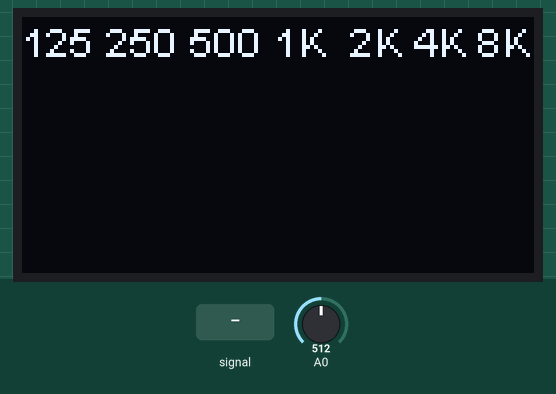
This sketch was run on a simulated ESP8266 (NodeMCU). Shown: 128×64 one-colour display. The test bench sets the inputs (shaded band); at power-on: A0 = 512.

Above: at 1.2 s.
1.3 s: A0 fed a 200 Hz sine of ±255 counts around its level
At 1.58 s:
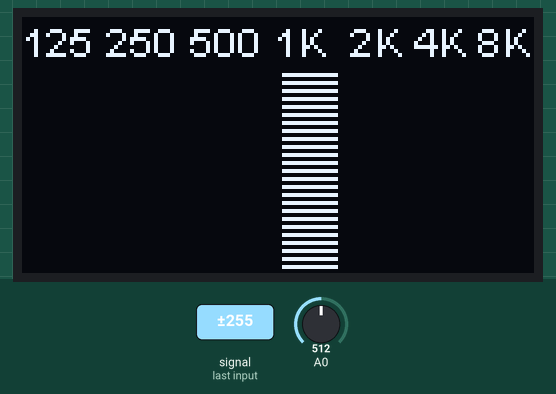
3.1 s: A0 set to 716
At 4.2 s:
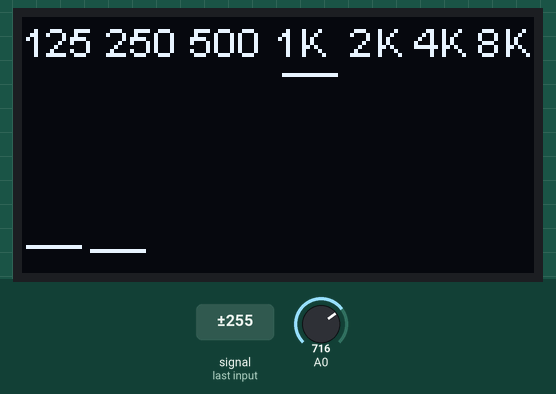
4.8 s: A0 fed a 1000 Hz sine of ±255 counts around its level
At 6.5 s:
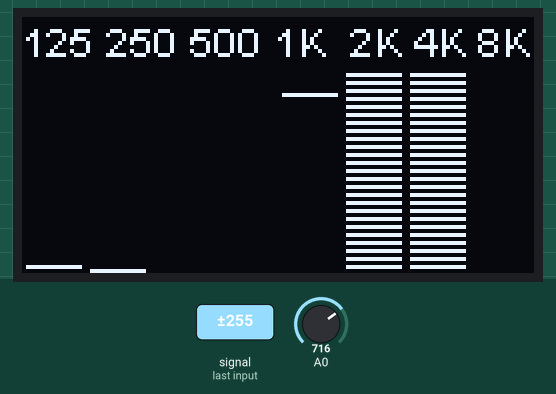
6.7 s: A0 set to 900
At 7.7 s:
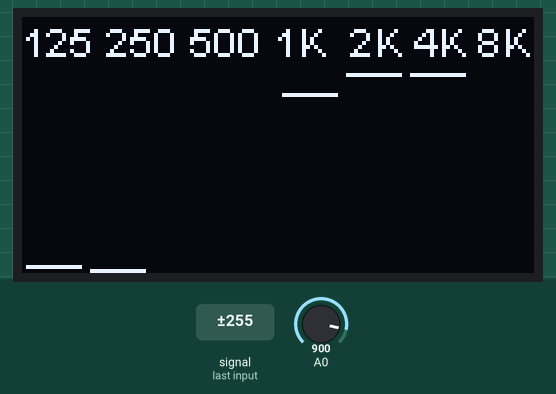
9.7 s: A0 set to 511
At 11.6 s:
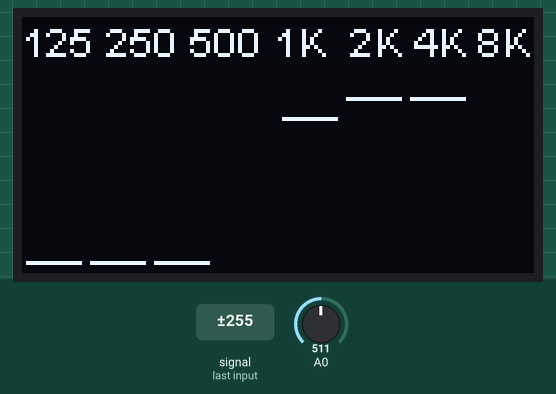
Timing chart, 0 to 12.5 s (numbered marks = the images above; inputs shaded):
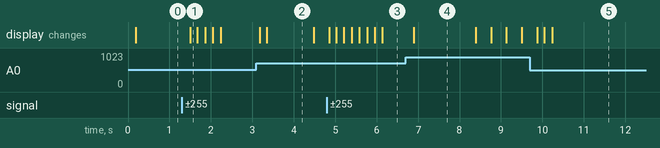

The sketch:

SpectrumAnalyzer_ESP32_3.ino.ino
```cpp
// (licence header left out)
#include <Wire.h>
#include "arduinoFFT.h" // Standard Arduino FFT library https://github.com/kosme/arduinoFFT
arduinoFFT FFT = arduinoFFT();
/////////////////////////////////////////////////////////////////////////
// Comment out the display your NOT using e.g. if you have a 1.3" display comment out the SSD1306 library and object
#include "SH1106.h"     // https://github.com/squix78/esp8266-oled-ssd1306
SH1106 display(0x3c, D3,D4); // 1.3" OLED display object definition (address, SDA, SCL) Connect OLED SDA , SCL pins to ESP SDA, SCL pins

//#include "SSD1306.h"  // https://github.com/squix78/esp8266-oled-ssd1306
//SSD1306 display(0x3c, 16,17);  // 0.96" OLED display object definition (address, SDA, SCL) Connect OLED SDA , SCL pins to ESP SDA, SCL pins
/////////////////////////////////////////////////////////////////////////

/////////////////////////////////////////////////////////////////////////
#define SAMPLES 1024             // Must be a power of 2
#define SAMPLING_FREQUENCY 40000 // Hz, must be 40000 or less due to ADC conversion time. Determines maximum frequency that can be analysed by the FFT Fmax=sampleF/2.
#define amplitude 450            // Depending on your audio source level, you may need to increase this value
unsigned int sampling_period_us;
unsigned long microseconds;
byte peak[] = {0,0,0,0,0,0,0,0};
double vReal[SAMPLES];
double vImag[SAMPLES];
unsigned long newTime, oldTime;
int dominant_value;
/////////////////////////////////////////////////////////////////////////
void setup() {
  Serial.begin(115200);
  Wire.begin(D3,D4); // SDA, SCL
  display.init();
  display.flipScreenVertically(); // Adjust to suit or remove
  sampling_period_us = round(1000000 * (1.0 / SAMPLING_FREQUENCY));
}

void loop() {
  display.clear();
  display.drawString(0,0,"125 250 500 1K  2K 4K 8K 16K");
  for (int i = 0; i < SAMPLES; i++) {
    newTime = micros();
    vReal[i] = analogRead(A0); // Using Arduino ADC nomenclature. A conversion takes about 1uS on an ESP32
  //vReal[i] = analogRead(VP); // Using logical name fo ADC port
  //vReal[i] = analogRead(36); // Using pin number for ADC port
    vImag[i] = 0;
    while ((micros() - newTime) < sampling_period_us) { /* do nothing to wait */ }
  }
  FFT.Windowing(vReal, SAMPLES, FFT_WIN_TYP_HAMMING, FFT_FORWARD);
  FFT.Compute(vReal, vImag, SAMPLES, FFT_FORWARD);
  FFT.ComplexToMagnitude(vReal, vImag, SAMPLES);
  for (int i = 2; i < (SAMPLES/2); i++){ // Don't use sample 0 and only the first SAMPLES/2 are usable.
    // Each array element represents a frequency and its value, is the amplitude. Note the frequencies are not discrete.
    if (vReal[i] > 2000) { // Add a crude noise filter, 10 x amplitude or more
      if (i<=4 )             displayBand(0,(int)vReal[i]*0.75); // 125Hz
      if (i >2   && i<=4 )   displayBand(1,(int)vReal[i]*0.75); // 250Hz
      if (i >4   && i<=7 )   displayBand(2,(int)vReal[i]); // 500Hz
      if (i >7   && i<=15 )  displayBand(3,(int)vReal[i]); // 1000Hz
      if (i >15  && i<=40 )  displayBand(4,(int)vReal[i]); // 2000Hz
      if (i >40  && i<=288)  displayBand(5,(int)vReal[i]*1.4); // 4000Hz
      if (i >70  && i<=288 ) displayBand(6,(int)vReal[i]*1.4); // 8000Hz
      if (i >288           ) displayBand(7,(int)vReal[i]); // 16000Hz
      //Serial.println(i);
    }
    for (byte band = 0; band <= 7; band++) display.drawHorizontalLine(1+16*band,64-peak[band],14);
  }
  if (millis()%4 == 0) {for (byte band = 0; band <= 7; band++) {if (peak[band] > 0) peak[band] -= 1;}} // Decay the peak
  display.display();
}

void displayBand(int band, int dsize){
  int dmax = 50;
  dsize /= amplitude;
  if (dsize > dmax) dsize = dmax;
  for (int s = 0; s <= dsize; s=s+2){display.drawHorizontalLine(1+16*band,64-s, 14);}
  if (dsize > peak[band]) {peak[band] = dsize;}
}
```

Measured:
- after the input at 1.3 s, the display: changes after 0.20 s (image 1)
- after the input at 3.1 s, the display: first changes after 0.08 s (image 2 shows a later state)
- after the input at 4.8 s, the display: first differs from a run without the input after 0.22 s (image 3 shows a later state)
- what the display in image 2 shows lasts 1.2 s, from 3.3 s to 4.5 s
- what the display in image 4 shows lasts 1.5 s, from 6.9 s to 8.4 s
